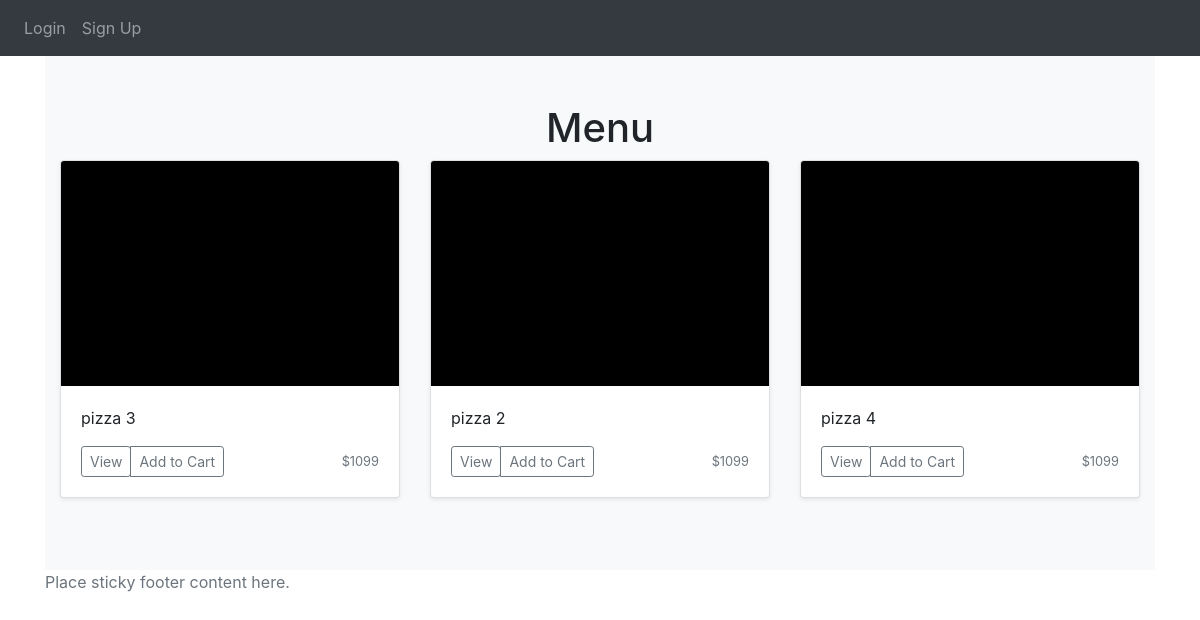
The page /menu on the database its author committed.
### website/models.py (models this page shows)
class Items(db.Model):
    id = db.Column(db.Integer, primary_key=True)
    quantity = db.Column(db.Integer)
    price = db.Column(db.Integer)
    option1price = db.Column(db.Integer)
    option2price = db.Column(db.Integer)
    name = db.Column(db.String(150))
    option1Name = db.Column(db.String(150))
    option2Name = db.Column(db.String(150))
    description = db.Column(db.String(500))
    option1Description = db.Column(db.String(500))
    option2Description = db.Column(db.String(500))
    item_image = db.Column(db.String(40))

### website/views.py (the view)
@views.route('/menu', methods=['GET', 'POST'])
def menu():
    rows = Cart.query.filter(Cart.id).count()
    return render_template('menu.html', user=current_user, items=get_items(), rows=rows)

### website/views.py (called while the page is built)
def get_items():
  ids = [id[0] for id in Items.query.with_entities(Items.id).all()] # fixed
  test_items = []
  for id in ids:
    item = Items.query.filter_by(id=id).first()
    grabber = {'id': 0, 'name': '', 'price': 0, 'desc': '', 'img': '', 'toppings': ['']}
    grabber['id'] = item.id
    grabber['name'] = item.name
    grabber['price'] = item.price
    grabber['desc'] = item.description
    grabber['img'] = item.item_image
    test_items.append(grabber)
  return test_items

### website/templates/menu.html (shortened to what this page needs)
{% extends "base.html" %} {% block title %}Menu{% endblock %}
{% block content%}
<div class="album py-5 bg-light">
    <h1 align="center">Menu</h1>
    <div class="container">
      <div class="row">
        {% for item in items %}
        <div class="col-md-4">
          <div class="card mb-4 shadow-sm">
            <div class="card-body">
              <p class="card-text">{{ item.name }}</p>
              <div class="d-flex justify-content-between align-items-center">
                <div class="btn-group">
                  <a href="{{ url_for ('views.item', id=item.id) }}"><button type="button" class="btn btn-sm btn-outline-secondary">View</button></a>
                    <button onClick="addToCart(price1, image1)" class="btn btn-sm btn-outline-secondary">Add to Cart</button>
                </div>
                <small class="text-muted">${{ item.price }}</small>
              </div>
            </div>
          </div>
        </div>
        {% endfor %}
      </div>
    </div>
  </div>
{% endblock %}

### rows shown on the page
Items: name "pizza 3", price "1099"
Items: name "pizza 2", price "1099"
Items: name "pizza 4", price "1099"
